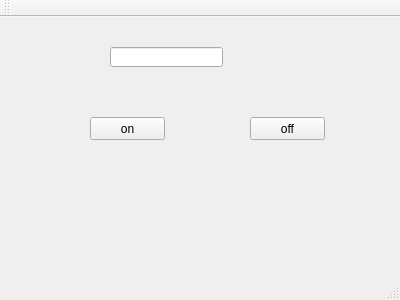
<?xml version="1.0" encoding="UTF-8"?>
<ui version="4.0">
 <class>button</class>
 <widget class="QMainWindow" name="button">
  <property name="geometry">
   <rect>
    <x>0</x>
    <y>0</y>
    <width>400</width>
    <height>300</height>
   </rect>
  </property>
  <property name="windowTitle">
   <string>button</string>
  </property>
  <widget class="QWidget" name="centralWidget">
   <widget class="QLineEdit" name="status">
    <property name="geometry">
     <rect>
      <x>110</x>
      <y>30</y>
      <width>113</width>
      <height>20</height>
     </rect>
    </property>
    <property name="text">
     <string/>
    </property>
   </widget>
   <widget class="QPushButton" name="on">
    <property name="geometry">
     <rect>
      <x>90</x>
      <y>100</y>
      <width>75</width>
      <height>23</height>
     </rect>
    </property>
    <property name="text">
     <string>on</string>
    </property>
   </widget>
   <widget class="QPushButton" name="off">
    <property name="geometry">
     <rect>
      <x>250</x>
      <y>100</y>
      <width>75</width>
      <height>23</height>
     </rect>
    </property>
    <property name="text">
     <string>off</string>
    </property>
   </widget>
  </widget>
  <widget class="QMenuBar" name="menuBar">
   <property name="geometry">
    <rect>
     <x>0</x>
     <y>0</y>
     <width>400</width>
     <height>21</height>
    </rect>
   </property>
  </widget>
  <widget class="QToolBar" name="mainToolBar">
   <attribute name="toolBarArea">
    <enum>TopToolBarArea</enum>
   </attribute>
   <attribute name="toolBarBreak">
    <bool>false</bool>
   </attribute>
  </widget>
  <widget class="QStatusBar" name="statusBar"/>
 </widget>
 <layoutdefault spacing="6" margin="11"/>
 <resources/>
 <connections/>
</ui>
